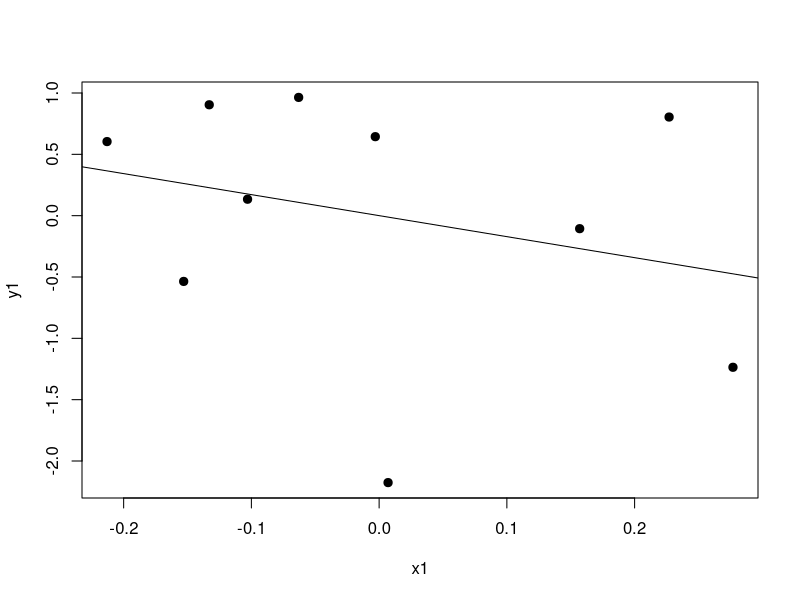
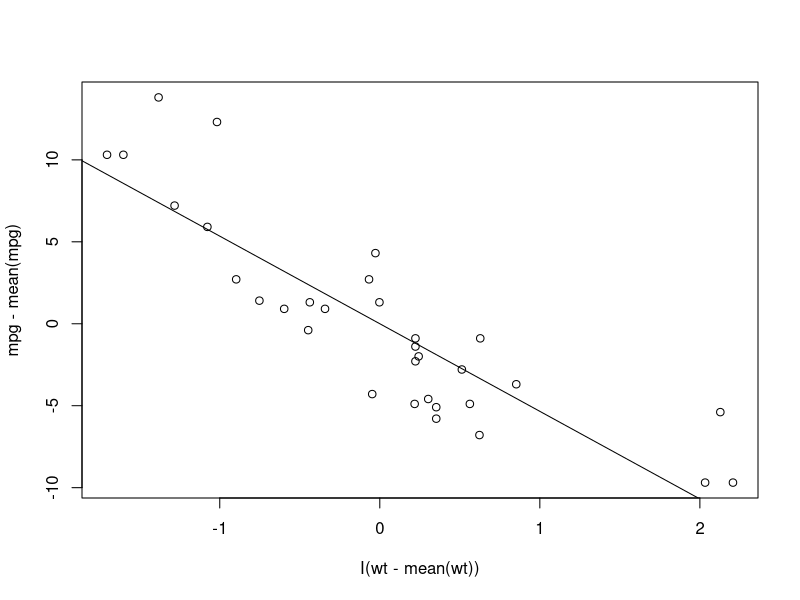

These figures' R source, in order:

## Q1
x <- c(0.18, -1.54, 0.42, 0.95)
w <- c(2, 1, 3, 1)
mu <- c(0.1471, 0.0025, 1.077, 0.30)
s1<- c(0,0,0,0)
for(i in 1:4) s1[i]=sum( w*(x -mu[i])^2)
mu[which(s1==min(s1))]


##q2
x <- c(0.8, 0.47, 0.51, 0.73, 0.36, 0.58, 0.57, 0.85, 0.44, 0.42)
y <- c(1.39, 0.72, 1.55, 0.48, 1.19, -1.59, 1.23, -0.65, 1.49, 0.05)
x1 <- x - mean(x)
y1 <- y - mean(y)
(beta<- coef(lm(y1~x1))[2])
plot(x1, y1,pch=19, cex=1.1)
abline(0, beta)

##   using y= beta*x,   lm(y~x-1) where -1 means remove constant
lm(y~x-1)

##q3

data(mtcars)
beta <- lm( mpg-mean(mpg) ~ I(wt-mean(wt)), data=mtcars)

plot( mpg-mean(mpg) ~I(wt-mean(wt)), data=mtcars)
abline(0, coef(beta)[2])

#q6
x <- c(8.58, 10.46, 9.01, 9.64, 8.86)
x1<- (x-mean(x))/sd(x)

##q7
x <- c(0.8, 0.47, 0.51, 0.73, 0.36, 0.58, 0.57, 0.85, 0.44, 0.42)
y <- c(1.39, 0.72, 1.55, 0.48, 1.19, -1.59, 1.23, -0.65, 1.49, 0.05)

lm( y ~ x)

# q9 What value minimizes the sum of the squared distances between these points and itself?
x <- c(0.8, 0.47, 0.51, 0.73, 0.36, 0.58, 0.57, 0.85, 0.44, 0.42)
mean(x)
mu <- c(0.36,0.8,0.44,0.573)
s1<-c(rep(0,4))
for(i in 1:4) s1[i] <- sum( (x- mu[i])^2)
s1
mu[which(s1==min(s1))]

